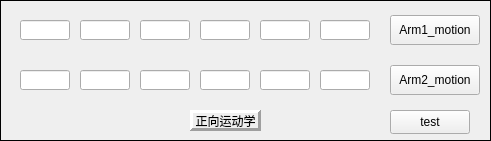
     <widget class="QFrame" name="frame_34">
      <property name="geometry">
       <rect>
        <x>20</x>
        <y>670</y>
        <width>491</width>
        <height>141</height>
       </rect>
      </property>
      <property name="frameShape">
       <enum>QFrame::Box</enum>
      </property>
      <property name="frameShadow">
       <enum>QFrame::Plain</enum>
      </property>
      <widget class="QLineEdit" name="lineEdit">
       <property name="geometry">
        <rect>
         <x>20</x>
         <y>20</y>
         <width>50</width>
         <height>20</height>
        </rect>
       </property>
       <property name="text">
        <string/>
       </property>
       <property name="maxLength">
        <number>9</number>
       </property>
      </widget>
      <widget class="QLineEdit" name="lineEdit_2">
       <property name="geometry">
        <rect>
         <x>80</x>
         <y>20</y>
         <width>50</width>
         <height>20</height>
        </rect>
       </property>
       <property name="text">
        <string/>
       </property>
       <property name="maxLength">
        <number>9</number>
       </property>
      </widget>
      <widget class="QLineEdit" name="lineEdit_3">
       <property name="geometry">
        <rect>
         <x>140</x>
         <y>20</y>
         <width>50</width>
         <height>20</height>
        </rect>
       </property>
       <property name="maxLength">
        <number>9</number>
       </property>
      </widget>
      <widget class="QLineEdit" name="lineEdit_4">
       <property name="geometry">
        <rect>
         <x>200</x>
         <y>20</y>
         <width>50</width>
         <height>20</height>
        </rect>
       </property>
       <property name="maxLength">
        <number>9</number>
       </property>
      </widget>
      <widget class="QLineEdit" name="lineEdit_5">
       <property name="geometry">
        <rect>
         <x>260</x>
         <y>20</y>
         <width>50</width>
         <height>20</height>
        </rect>
       </property>
       <property name="maxLength">
        <number>9</number>
       </property>
      </widget>
      <widget class="QLineEdit" name="lineEdit_6">
       <property name="geometry">
        <rect>
         <x>320</x>
         <y>20</y>
         <width>50</width>
         <height>20</height>
        </rect>
       </property>
       <property name="maxLength">
        <number>9</number>
       </property>
      </widget>
      <widget class="QLineEdit" name="lineEdit_7">
       <property name="geometry">
        <rect>
         <x>20</x>
         <y>70</y>
         <width>50</width>
         <height>20</height>
        </rect>
       </property>
       <property name="text">
        <string/>
       </property>
      </widget>
      <widget class="QLineEdit" name="lineEdit_8">
       <property name="geometry">
        <rect>
         <x>80</x>
         <y>70</y>
         <width>50</width>
         <height>20</height>
        </rect>
       </property>
       <property name="text">
        <string/>
       </property>
      </widget>
      <widget class="QLineEdit" name="lineEdit_9">
       <property name="geometry">
        <rect>
         <x>140</x>
         <y>70</y>
         <width>50</width>
         <height>20</height>
        </rect>
       </property>
       <property name="text">
        <string/>
       </property>
      </widget>
      <widget class="QLineEdit" name="lineEdit_10">
       <property name="geometry">
        <rect>
         <x>200</x>
         <y>70</y>
         <width>50</width>
         <height>20</height>
        </rect>
       </property>
       <property name="text">
        <string/>
       </property>
      </widget>
      <widget class="QLineEdit" name="lineEdit_11">
       <property name="geometry">
        <rect>
         <x>260</x>
         <y>70</y>
         <width>50</width>
         <height>20</height>
        </rect>
       </property>
       <property name="text">
        <string/>
       </property>
      </widget>
      <widget class="QLineEdit" name="lineEdit_12">
       <property name="geometry">
        <rect>
         <x>320</x>
         <y>70</y>
         <width>50</width>
         <height>20</height>
        </rect>
       </property>
       <property name="text">
        <string/>
       </property>
      </widget>
      <widget class="QPushButton" name="robotkine1">
       <property name="geometry">
        <rect>
         <x>390</x>
         <y>15</y>
         <width>90</width>
         <height>30</height>
        </rect>
       </property>
       <property name="text">
        <string>Arm1_motion</string>
       </property>
      </widget>
      <widget class="QPushButton" name="robotkine2">
       <property name="geometry">
        <rect>
         <x>390</x>
         <y>65</y>
         <width>90</width>
         <height>30</height>
        </rect>
       </property>
       <property name="text">
        <string>Arm2_motion</string>
       </property>
      </widget>
      <widget class="QLabel" name="label_58">
       <property name="geometry">
        <rect>
         <x>190</x>
         <y>110</y>
         <width>71</width>
         <height>21</height>
        </rect>
       </property>
       <property name="frameShape">
        <enum>QFrame::Panel</enum>
       </property>
       <property name="frameShadow">
        <enum>QFrame::Raised</enum>
       </property>
       <property name="lineWidth">
        <number>3</number>
       </property>
       <property name="text">
        <string>正向运动学</string>
       </property>
       <property name="alignment">
        <set>Qt::AlignCenter</set>
       </property>
      </widget>
      <widget class="QPushButton" name="test_new_robot">
       <property name="geometry">
        <rect>
         <x>390</x>
         <y>110</y>
         <width>80</width>
         <height>24</height>
        </rect>
       </property>
       <property name="text">
        <string>test</string>
       </property>
      </widget>
     </widget>
